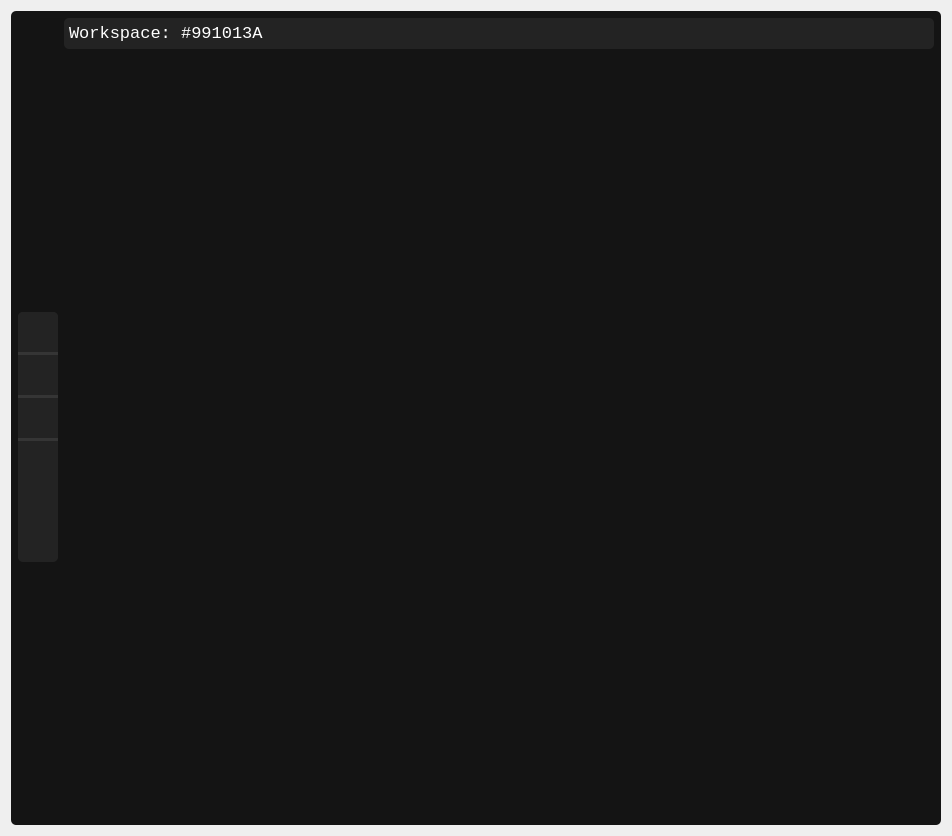
<?xml version="1.0" encoding="UTF-8"?>
<ui version="4.0">
 <class>Form</class>
 <widget class="QWidget" name="Form">
  <property name="geometry">
   <rect>
    <x>0</x>
    <y>0</y>
    <width>952</width>
    <height>836</height>
   </rect>
  </property>
  <property name="windowTitle">
   <string>Form</string>
  </property>
  <property name="styleSheet">
   <string notr="true">font: 9pt &quot;Consolas&quot;;</string>
  </property>
  <layout class="QGridLayout" name="gridLayout">
   <item row="0" column="0">
    <widget class="QWidget" name="widget_2" native="true">
     <property name="enabled">
      <bool>true</bool>
     </property>
     <property name="minimumSize">
      <size>
       <width>495</width>
       <height>601</height>
      </size>
     </property>
     <property name="autoFillBackground">
      <bool>false</bool>
     </property>
     <property name="styleSheet">
      <string notr="true">background-color: rgb(20, 20, 20); 
border-radius: 5px;</string>
     </property>
     <layout class="QGridLayout" name="gridLayout_2">
      <property name="leftMargin">
       <number>2</number>
      </property>
      <property name="topMargin">
       <number>2</number>
      </property>
      <property name="rightMargin">
       <number>2</number>
      </property>
      <property name="bottomMargin">
       <number>0</number>
      </property>
      <item row="0" column="0">
       <widget class="QStackedWidget" name="stackedWidget">
        <property name="minimumSize">
         <size>
          <width>0</width>
          <height>35</height>
         </size>
        </property>
        <property name="maximumSize">
         <size>
          <width>16777215</width>
          <height>16777215</height>
         </size>
        </property>
        <property name="styleSheet">
         <string notr="true">border: 0px</string>
        </property>
        <property name="currentIndex">
         <number>0</number>
        </property>
        <widget class="QWidget" name="page">
         <property name="toolTip">
          <string/>
         </property>
         <property name="styleSheet">
          <string>QPushButton {
		border: 0px;
        }
QPushButton:hover {
            background: rgb(55, 55, 55);
        }</string>
         </property>
         <layout class="QGridLayout" name="gridLayout_4">
          <property name="leftMargin">
           <number>5</number>
          </property>
          <property name="topMargin">
           <number>5</number>
          </property>
          <property name="rightMargin">
           <number>5</number>
          </property>
          <property name="bottomMargin">
           <number>5</number>
          </property>
          <item row="0" column="1">
           <widget class="QWidget" name="widget_5" native="true">
            <property name="styleSheet">
             <string notr="true">color:white;
border-radius: 5px;
background-color: rgb(35, 35, 35);</string>
            </property>
            <layout class="QGridLayout" name="gridLayout_7">
             <property name="leftMargin">
              <number>5</number>
             </property>
             <property name="topMargin">
              <number>5</number>
             </property>
             <property name="rightMargin">
              <number>5</number>
             </property>
             <property name="bottomMargin">
              <number>5</number>
             </property>
             <item row="0" column="1">
              <spacer name="horizontalSpacer_3">
               <property name="orientation">
                <enum>Qt::Horizontal</enum>
               </property>
               <property name="sizeHint" stdset="0">
                <size>
                 <width>40</width>
                 <height>20</height>
                </size>
               </property>
              </spacer>
             </item>
             <item row="0" column="0">
              <widget class="QLabel" name="label_2">
               <property name="font">
                <font>
                 <family>Consolas</family>
                 <pointsize>13</pointsize>
                 <italic>false</italic>
                 <bold>false</bold>
                </font>
               </property>
               <property name="styleSheet">
                <string notr="true">color: white;
font: 13pt &quot;Consolas&quot;;</string>
               </property>
               <property name="text">
                <string>Workspace: #991013A</string>
               </property>
              </widget>
             </item>
            </layout>
           </widget>
          </item>
          <item row="1" column="1">
           <widget class="QGraphicsView" name="graphicsView">
            <property name="styleSheet">
             <string notr="true">border:0px;
</string>
            </property>
            <property name="verticalScrollBarPolicy">
             <enum>Qt::ScrollBarAlwaysOff</enum>
            </property>
            <property name="horizontalScrollBarPolicy">
             <enum>Qt::ScrollBarAlwaysOff</enum>
            </property>
            <property name="sizeAdjustPolicy">
             <enum>QAbstractScrollArea::AdjustToContents</enum>
            </property>
            <property name="alignment">
             <set>Qt::AlignLeading|Qt::AlignLeft|Qt::AlignTop</set>
            </property>
            <property name="resizeAnchor">
             <enum>QGraphicsView::NoAnchor</enum>
            </property>
           </widget>
          </item>
          <item row="1" column="0">
           <widget class="QWidget" name="widget_4" native="true">
            <property name="sizePolicy">
             <sizepolicy hsizetype="Preferred" vsizetype="Preferred">
              <horstretch>0</horstretch>
              <verstretch>0</verstretch>
             </sizepolicy>
            </property>
            <property name="minimumSize">
             <size>
              <width>0</width>
              <height>0</height>
             </size>
            </property>
            <property name="maximumSize">
             <size>
              <width>55</width>
              <height>250</height>
             </size>
            </property>
            <property name="styleSheet">
             <string notr="true">background-color: rgb(35, 35, 35);</string>
            </property>
            <layout class="QHBoxLayout" name="horizontalLayout">
             <property name="leftMargin">
              <number>0</number>
             </property>
             <property name="topMargin">
              <number>0</number>
             </property>
             <property name="rightMargin">
              <number>0</number>
             </property>
             <property name="bottomMargin">
              <number>0</number>
             </property>
             <item>
              <layout class="QVBoxLayout" name="verticalLayout_6">
               <property name="spacing">
                <number>0</number>
               </property>
               <property name="leftMargin">
                <number>0</number>
               </property>
               <property name="topMargin">
                <number>0</number>
               </property>
               <property name="rightMargin">
                <number>0</number>
               </property>
               <property name="bottomMargin">
                <number>2</number>
               </property>
               <item>
                <widget class="QPushButton" name="pushButton_10">
                 <property name="minimumSize">
                  <size>
                   <width>40</width>
                   <height>40</height>
                  </size>
                 </property>
                 <property name="maximumSize">
                  <size>
                   <width>40</width>
                   <height>40</height>
                  </size>
                 </property>
                 <property name="cursor">
                  <cursorShape>PointingHandCursor</cursorShape>
                 </property>
                 <property name="toolTip">
                  <string>Select:
Enable to select widgets.</string>
                 </property>
                 <property name="styleSheet">
                  <string notr="true">QPushButton {
		border: 0px;
		font: 12pt;
        }
QPushButton:hover {
            background: rgb(55, 55, 55);
        }
QPushButton:checked  {
		border: 0px;
		background-color: rgb(63, 101, 255);
}
QToolTip{ 
		font: 12pt;
		color: rgb(100, 100, 100);
}</string>
                 </property>
                 <property name="text">
                  <string/>
                 </property>
                 <property name="icon">
                  <iconset>
                   <normaloff>../../resources/icons/cursor.png</normaloff>../../resources/icons/cursor.png</iconset>
                 </property>
                 <property name="checkable">
                  <bool>true</bool>
                 </property>
                 <property name="checked">
                  <bool>false</bool>
                 </property>
                 <property name="autoExclusive">
                  <bool>true</bool>
                 </property>
                </widget>
               </item>
               <item>
                <widget class="Line" name="line_7">
                 <property name="styleSheet">
                  <string notr="true">background-color: rgba(129, 129, 129, 50);
border: 0px;
border-radius: 50%;
margin: 5, 5, 5, 5;</string>
                 </property>
                 <property name="orientation">
                  <enum>Qt::Horizontal</enum>
                 </property>
                </widget>
               </item>
               <item>
                <widget class="QPushButton" name="pushButton_4">
                 <property name="minimumSize">
                  <size>
                   <width>40</width>
                   <height>40</height>
                  </size>
                 </property>
                 <property name="maximumSize">
                  <size>
                   <width>40</width>
                   <height>40</height>
                  </size>
                 </property>
                 <property name="cursor">
                  <cursorShape>PointingHandCursor</cursorShape>
                 </property>
                 <property name="toolTip">
                  <string>Delete:
Click to delete the selected widget.</string>
                 </property>
                 <property name="styleSheet">
                  <string notr="true">QPushButton {
		border: 0px;
		font: 12pt;
        }
QPushButton:hover {
            background: rgb(55, 55, 55);
        }
QPushButton:checked  {
		border: 0px;
		background-color: rgb(63, 101, 255);
}
QToolTip{ 
		font: 12pt;
		color: rgb(100, 100, 100);
}</string>
                 </property>
                 <property name="text">
                  <string/>
                 </property>
                 <property name="icon">
                  <iconset>
                   <normaloff>../../resources/icons/delete.png</normaloff>../../resources/icons/delete.png</iconset>
                 </property>
                 <property name="iconSize">
                  <size>
                   <width>15</width>
                   <height>15</height>
                  </size>
                 </property>
                 <property name="checkable">
                  <bool>true</bool>
                 </property>
                 <property name="checked">
                  <bool>false</bool>
                 </property>
                </widget>
               </item>
               <item>
                <widget class="Line" name="line_2">
                 <property name="styleSheet">
                  <string notr="true">background-color: rgba(129, 129, 129, 50);
border: 0px;
border-radius: 50%;
margin: 5, 5, 5, 5;</string>
                 </property>
                 <property name="lineWidth">
                  <number>3</number>
                 </property>
                 <property name="orientation">
                  <enum>Qt::Horizontal</enum>
                 </property>
                </widget>
               </item>
               <item>
                <widget class="QPushButton" name="pushButton_5">
                 <property name="minimumSize">
                  <size>
                   <width>40</width>
                   <height>40</height>
                  </size>
                 </property>
                 <property name="maximumSize">
                  <size>
                   <width>40</width>
                   <height>40</height>
                  </size>
                 </property>
                 <property name="cursor">
                  <cursorShape>PointingHandCursor</cursorShape>
                 </property>
                 <property name="toolTip">
                  <string>New:
Click to add a new widget.</string>
                 </property>
                 <property name="styleSheet">
                  <string notr="true">QPushButton {
		border: 0px;
		font: 12pt;
        }
QPushButton:hover {
            background: rgb(55, 55, 55);
        }
QPushButton:checked  {
		border: 0px;
		background-color: rgb(63, 101, 255);
}
QToolTip{ 
		font: 12pt;
		color: rgb(100, 100, 100);
}</string>
                 </property>
                 <property name="text">
                  <string/>
                 </property>
                 <property name="icon">
                  <iconset>
                   <normaloff>../../resources/icons/more.png</normaloff>../../resources/icons/more.png</iconset>
                 </property>
                 <property name="iconSize">
                  <size>
                   <width>15</width>
                   <height>15</height>
                  </size>
                 </property>
                 <property name="checkable">
                  <bool>true</bool>
                 </property>
                </widget>
               </item>
               <item>
                <widget class="Line" name="line_4">
                 <property name="styleSheet">
                  <string notr="true">background-color: rgba(129, 129, 129, 50);
border: 0px;
border-radius: 50%;
margin: 5, 5, 5, 5;</string>
                 </property>
                 <property name="lineWidth">
                  <number>3</number>
                 </property>
                 <property name="orientation">
                  <enum>Qt::Horizontal</enum>
                 </property>
                </widget>
               </item>
               <item>
                <widget class="QPushButton" name="pushButton_6">
                 <property name="enabled">
                  <bool>true</bool>
                 </property>
                 <property name="minimumSize">
                  <size>
                   <width>40</width>
                   <height>40</height>
                  </size>
                 </property>
                 <property name="maximumSize">
                  <size>
                   <width>40</width>
                   <height>40</height>
                  </size>
                 </property>
                 <property name="cursor">
                  <cursorShape>PointingHandCursor</cursorShape>
                 </property>
                 <property name="toolTip">
                  <string>Move:
Click to navigate within the scene</string>
                 </property>
                 <property name="styleSheet">
                  <string notr="true">QPushButton {
		border: 0px;
		font: 12pt;
        }
QPushButton:hover {
            background: rgb(55, 55, 55);
        }
QPushButton:checked  {
		border: 0px;
		background-color: rgb(63, 101, 255);
}
QToolTip{ 
		font: 12pt;
		color: rgb(100, 100, 100);
}</string>
                 </property>
                 <property name="text">
                  <string/>
                 </property>
                 <property name="icon">
                  <iconset>
                   <normaloff>../../resources/icons/move.png</normaloff>../../resources/icons/move.png</iconset>
                 </property>
                 <property name="iconSize">
                  <size>
                   <width>15</width>
                   <height>15</height>
                  </size>
                 </property>
                 <property name="checkable">
                  <bool>true</bool>
                 </property>
                 <property name="checked">
                  <bool>false</bool>
                 </property>
                 <property name="clickCounter" stdset="0">
                  <number>0</number>
                 </property>
                </widget>
               </item>
               <item>
                <widget class="QPushButton" name="pushButton_11">
                 <property name="minimumSize">
                  <size>
                   <width>40</width>
                   <height>40</height>
                  </size>
                 </property>
                 <property name="maximumSize">
                  <size>
                   <width>40</width>
                   <height>40</height>
                  </size>
                 </property>
                 <property name="cursor">
                  <cursorShape>PointingHandCursor</cursorShape>
                 </property>
                 <property name="toolTip">
                  <string>Zoom in
Click here to zoom in.</string>
                 </property>
                 <property name="styleSheet">
                  <string notr="true">QPushButton {
		border: 0px;
		font: 12pt;
        }
QPushButton:hover {
            background: rgb(55, 55, 55);
        }
QToolTip{ 
		font: 12pt;
		color: rgb(100, 100, 100);
}</string>
                 </property>
                 <property name="text">
                  <string/>
                 </property>
                 <property name="icon">
                  <iconset>
                   <normaloff>../../resources/icons/magnifying-glass-2.png</normaloff>../../resources/icons/magnifying-glass-2.png</iconset>
                 </property>
                 <property name="iconSize">
                  <size>
                   <width>17</width>
                   <height>17</height>
                  </size>
                 </property>
                </widget>
               </item>
               <item>
                <widget class="QPushButton" name="pushButton_12">
                 <property name="minimumSize">
                  <size>
                   <width>40</width>
                   <height>40</height>
                  </size>
                 </property>
                 <property name="maximumSize">
                  <size>
                   <width>40</width>
                   <height>40</height>
                  </size>
                 </property>
                 <property name="cursor">
                  <cursorShape>PointingHandCursor</cursorShape>
                 </property>
                 <property name="toolTip">
                  <string>Zoom out
Click here to zoom out.</string>
                 </property>
                 <property name="styleSheet">
                  <string notr="true">QPushButton {
		border: 0px;
		font: 12pt;
        }
QPushButton:hover {
            background: rgb(55, 55, 55);
        }
QToolTip{ 
		font: 12pt;
		color: rgb(100, 100, 100);
}</string>
                 </property>
                 <property name="text">
                  <string/>
                 </property>
                 <property name="icon">
                  <iconset>
                   <normaloff>../../resources/icons/magnifying-glass.png</normaloff>../../resources/icons/magnifying-glass.png</iconset>
                 </property>
                 <property name="iconSize">
                  <size>
                   <width>17</width>
                   <height>17</height>
                  </size>
                 </property>
                </widget>
               </item>
              </layout>
             </item>
            </layout>
           </widget>
          </item>
         </layout>
        </widget>
        <widget class="QWidget" name="page_4">
         <layout class="QVBoxLayout" name="verticalLayout_2">
          <item>
           <layout class="QGridLayout" name="gridLayout_3">
            <item row="0" column="2">
             <widget class="QWidget" name="widget_9" native="true">
              <layout class="QVBoxLayout" name="verticalLayout_15">
               <property name="leftMargin">
                <number>0</number>
               </property>
               <property name="topMargin">
                <number>0</number>
               </property>
               <property name="rightMargin">
                <number>0</number>
               </property>
               <property name="bottomMargin">
                <number>0</number>
               </property>
               <item>
                <widget class="QWidget" name="widget_11" native="true">
                 <property name="minimumSize">
                  <size>
                   <width>0</width>
                   <height>40</height>
                  </size>
                 </property>
                 <property name="maximumSize">
                  <size>
                   <width>16777215</width>
                   <height>45</height>
                  </size>
                 </property>
                 <layout class="QHBoxLayout" name="horizontalLayout_4">
                  <property name="leftMargin">
                   <number>0</number>
                  </property>
                  <property name="topMargin">
                   <number>0</number>
                  </property>
                  <property name="rightMargin">
                   <number>0</number>
                  </property>
                  <property name="bottomMargin">
                   <number>0</number>
                  </property>
                  <item>
                   <spacer name="horizontalSpacer">
                    <property name="orientation">
                     <enum>Qt::Horizontal</enum>
                    </property>
                    <property name="sizeHint" stdset="0">
                     <size>
                      <width>40</width>
                      <height>20</height>
                     </size>
                    </property>
                   </spacer>
                  </item>
                  <item>
                   <widget class="QPushButton" name="pushButton_9">
                    <property name="minimumSize">
                     <size>
                      <width>60</width>
                      <height>35</height>
                     </size>
                    </property>
                    <property name="maximumSize">
                     <size>
                      <width>35</width>
                      <height>16777215</height>
                     </size>
                    </property>
                    <property name="cursor">
                     <cursorShape>PointingHandCursor</cursorShape>
                    </property>
                    <property name="styleSheet">
                     <string notr="true">
QPushButton {
		border-radius: 5px;
		background-color: rgb(35, 35, 35);
		color: white;
		border: 0px
        }
QPushButton:hover {
            background: rgb(55, 55 55);
        }</string>
                    </property>
                    <property name="text">
                     <string> Edit</string>
                    </property>
                    <property name="icon">
                     <iconset>
                      <normaloff>../../resources/icons/pencil.png</normaloff>../../resources/icons/pencil.png</iconset>
                    </property>
                    <property name="iconSize">
                     <size>
                      <width>15</width>
                      <height>15</height>
                     </size>
                    </property>
                   </widget>
                  </item>
                  <item>
                   <widget class="QPushButton" name="pushButton_8">
                    <property name="minimumSize">
                     <size>
                      <width>75</width>
                      <height>35</height>
                     </size>
                    </property>
                    <property name="maximumSize">
                     <size>
                      <width>35</width>
                      <height>16777215</height>
                     </size>
                    </property>
                    <property name="cursor">
                     <cursorShape>PointingHandCursor</cursorShape>
                    </property>
                    <property name="styleSheet">
                     <string notr="true">
QPushButton {
		border-radius: 5px;
		background-color: rgb(35, 35, 35);
		color: white;
		border: 0px
        }
QPushButton:hover {
            background: rgb(220, 20, 60);
        }</string>
                    </property>
                    <property name="text">
                     <string> Delete</string>
                    </property>
                    <property name="icon">
                     <iconset>
                      <normaloff>../../resources/icons/delete.png</normaloff>../../resources/icons/delete.png</iconset>
                    </property>
                    <property name="iconSize">
                     <size>
                      <width>15</width>
                      <height>15</height>
                     </size>
                    </property>
                   </widget>
                  </item>
                 </layout>
                </widget>
               </item>
               <item>
                <widget class="QWidget" name="widget_10" native="true">
                 <property name="styleSheet">
                  <string notr="true"/>
                 </property>
                 <layout class="QVBoxLayout" name="verticalLayout_16">
                  <property name="leftMargin">
                   <number>0</number>
                  </property>
                  <property name="topMargin">
                   <number>0</number>
                  </property>
                  <property name="rightMargin">
                   <number>0</number>
                  </property>
                  <property name="bottomMargin">
                   <number>0</number>
                  </property>
                 </layout>
                </widget>
               </item>
              </layout>
             </widget>
            </item>
            <item row="0" column="1">
             <widget class="Line" name="line_5">
              <property name="maximumSize">
               <size>
                <width>5</width>
                <height>16777215</height>
               </size>
              </property>
              <property name="styleSheet">
               <string notr="true">background-color: rgba(129, 129, 129, 50);
border: 0px;
border-radius: 50%</string>
              </property>
              <property name="orientation">
               <enum>Qt::Vertical</enum>
              </property>
             </widget>
            </item>
            <item row="0" column="0">
             <widget class="QWidget" name="widget_6" native="true">
              <property name="maximumSize">
               <size>
                <width>300</width>
                <height>16777215</height>
               </size>
              </property>
              <layout class="QVBoxLayout" name="verticalLayout_7">
               <property name="leftMargin">
                <number>0</number>
               </property>
               <property name="topMargin">
                <number>0</number>
               </property>
               <property name="rightMargin">
                <number>0</number>
               </property>
               <property name="bottomMargin">
                <number>0</number>
               </property>
               <item>
                <widget class="QWidget" name="widget_7" native="true">
                 <property name="maximumSize">
                  <size>
                   <width>16777215</width>
                   <height>130</height>
                  </size>
                 </property>
                 <layout class="QGridLayout" name="gridLayout_5">
                  <property name="leftMargin">
                   <number>5</number>
                  </property>
                  <property name="topMargin">
                   <number>5</number>
                  </property>
                  <property name="rightMargin">
                   <number>5</number>
                  </property>
                  <property name="bottomMargin">
                   <number>5</number>
                  </property>
                  <item row="2" column="0" colspan="3">
                   <widget class="QPushButton" name="pushButton_7">
                    <property name="sizePolicy">
                     <sizepolicy hsizetype="Preferred" vsizetype="Preferred">
                      <horstretch>0</horstretch>
                      <verstretch>0</verstretch>
                     </sizepolicy>
                    </property>
                    <property name="minimumSize">
                     <size>
                      <width>35</width>
                      <height>35</height>
                     </size>
                    </property>
                    <property name="maximumSize">
                     <size>
                      <width>1000</width>
                      <height>35</height>
                     </size>
                    </property>
                    <property name="font">
                     <font>
                      <family>Consolas</family>
                      <pointsize>9</pointsize>
                      <italic>false</italic>
                      <bold>false</bold>
                     </font>
                    </property>
                    <property name="cursor">
                     <cursorShape>PointingHandCursor</cursorShape>
                    </property>
                    <property name="styleSheet">
                     <string notr="true">
QPushButton {
			border-radius: 5px;
			background-color: rgb(63, 101, 255);
			border:0px;
			color: white;
        }
QPushButton:hover {
            	background: rgb(73, 111, 255);
        }</string>
                    </property>
                    <property name="text">
                     <string>  New Workspace</string>
                    </property>
                    <property name="icon">
                     <iconset>
                      <normaloff>../../resources/icons/more.png</normaloff>../../resources/icons/more.png</iconset>
                    </property>
                    <property name="iconSize">
                     <size>
                      <width>20</width>
                      <height>20</height>
                     </size>
                    </property>
                   </widget>
                  </item>
                  <item row="1" column="2">
                   <widget class="QToolButton" name="toolButton">
                    <property name="sizePolicy">
                     <sizepolicy hsizetype="Preferred" vsizetype="Fixed">
                      <horstretch>0</horstretch>
                      <verstretch>0</verstretch>
                     </sizepolicy>
                    </property>
                    <property name="minimumSize">
                     <size>
                      <width>35</width>
                      <height>35</height>
                     </size>
                    </property>
                    <property name="maximumSize">
                     <size>
                      <width>40</width>
                      <height>40</height>
                     </size>
                    </property>
                    <property name="cursor">
                     <cursorShape>PointingHandCursor</cursorShape>
                    </property>
                    <property name="focusPolicy">
                     <enum>Qt::TabFocus</enum>
                    </property>
                    <property name="contextMenuPolicy">
                     <enum>Qt::NoContextMenu</enum>
                    </property>
                    <property name="acceptDrops">
                     <bool>false</bool>
                    </property>
                    <property name="styleSheet">
                     <string notr="true">QToolButton {
		background-color: rgb(45, 45, 45);
		border: 0px;
        }
QToolButton:hover {
            background: rgb(55, 55, 55);
        }</string>
                    </property>
                    <property name="text">
                     <string/>
                    </property>
                    <property name="icon">
                     <iconset>
                      <normaloff>../../resources/icons/menu.png</normaloff>../../resources/icons/menu.png</iconset>
                    </property>
                    <property name="popupMode">
                     <enum>QToolButton::DelayedPopup</enum>
                    </property>
                    <property name="toolButtonStyle">
                     <enum>Qt::ToolButtonIconOnly</enum>
                    </property>
                    <property name="autoRaise">
                     <bool>true</bool>
                    </property>
                   </widget>
                  </item>
                  <item row="1" column="0" colspan="2">
                   <widget class="QLineEdit" name="lineEdit">
                    <property name="minimumSize">
                     <size>
                      <width>0</width>
                      <height>35</height>
                     </size>
                    </property>
                    <property name="baseSize">
                     <size>
                      <width>45</width>
                      <height>45</height>
                     </size>
                    </property>
                    <property name="autoFillBackground">
                     <bool>false</bool>
                    </property>
                    <property name="styleSheet">
                     <string notr="true">border: 2px solid rgb(45,45,45);
border-radius: 5px;
color: white</string>
                    </property>
                    <property name="placeholderText">
                     <string> Search Workplace</string>
                    </property>
                   </widget>
                  </item>
                  <item row="0" column="0">
                   <widget class="QLabel" name="label">
                    <property name="font">
                     <font>
                      <family>Consolas</family>
                      <pointsize>9</pointsize>
                      <italic>false</italic>
                      <bold>false</bold>
                     </font>
                    </property>
                    <property name="styleSheet">
                     <string notr="true">color: rgb(217, 217, 217);</string>
                    </property>
                    <property name="text">
                     <string>My Workspaces</string>
                    </property>
                   </widget>
                  </item>
                 </layout>
                </widget>
               </item>
               <item>
                <widget class="Line" name="line_6">
                 <property name="styleSheet">
                  <string notr="true">background-color: rgba(129, 129, 129, 50);
border: 0px;
border-radius: 50%</string>
                 </property>
                 <property name="orientation">
                  <enum>Qt::Horizontal</enum>
                 </property>
                </widget>
               </item>
               <item>
                <widget class="QWidget" name="widget_8" native="true">
                 <property name="cursor">
                  <cursorShape>PointingHandCursor</cursorShape>
                 </property>
                 <layout class="QVBoxLayout" name="verticalLayout_9">
                  <property name="topMargin">
                   <number>9</number>
                  </property>
                  <property name="bottomMargin">
                   <number>9</number>
                  </property>
                  <item>
                   <widget class="QScrollArea" name="scrollArea">
                    <property name="styleSheet">
                     <string notr="true">border: 0px;</string>
                    </property>
                    <property name="widgetResizable">
                     <bool>true</bool>
                    </property>
                    <widget class="QWidget" name="scrollAreaWidgetContents">
                     <property name="geometry">
                      <rect>
                       <x>0</x>
                       <y>0</y>
                       <width>100</width>
                       <height>30</height>
                      </rect>
                     </property>
                     <layout class="QVBoxLayout" name="verticalLayout_17"/>
                    </widget>
                   </widget>
                  </item>
                 </layout>
                </widget>
               </item>
              </layout>
             </widget>
            </item>
           </layout>
          </item>
         </layout>
        </widget>
       </widget>
      </item>
     </layout>
    </widget>
   </item>
  </layout>
 </widget>
 <resources/>
 <connections/>
</ui>
